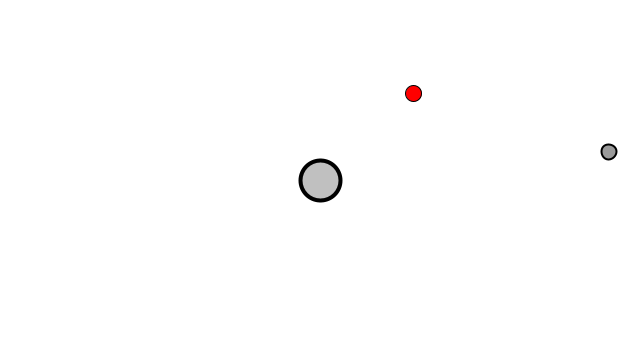
Frame 1 (no input)
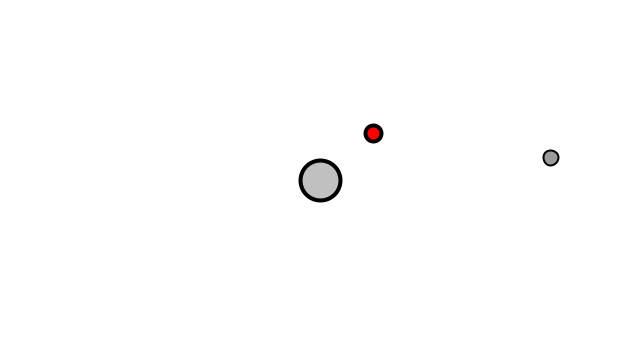
Frame 60 (the mouse pressed at the canvas centre just before this capture)
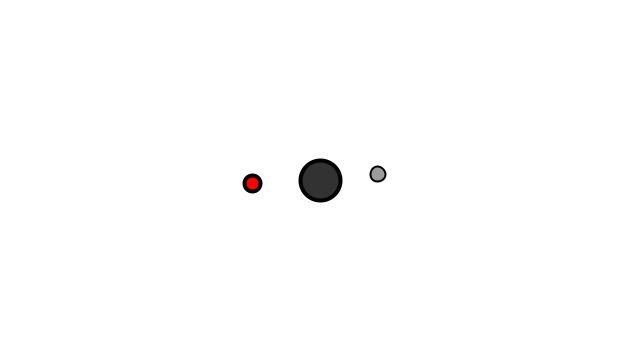
Frame 120 (the mouse held since frame 60 and released just before this capture)

The Processing sketch that drew these frames (run headless with seeded random() and noise(); from frame 60 on, the mouse is pressed at the canvas centre):

// Processing sketch: Ecosystem_Project
// ── Ecosystem_Project.pde
// The Nature of Code
// Daniel Shiffman
// http://natureofcode.com


Earth earth;

Snake snake;
Fly fly;

void setup() {
  size(640, 360);
  snake = new Snake(1, random(0, width), random(0, height));
  fly = new Fly(3, random(0, width), random(0, width));
  earth = new Earth();
}

void draw() {
  background(255);

  PVector snakeForceAttraction = earth.attract(snake);

  PVector flyAttraction = fly.attract(snake);
  snake.applyForce(flyAttraction);
  snake.applyForce(snakeForceAttraction);

  snake.update();
  snake.checkEdges();
  snake.display();
  
  
  
  PVector flyForceAttraction = earth.attract(fly);
  
  fly.applyForce(flyForceAttraction);

  fly.update();
  fly.checkEdges();
  fly.display();
  
  
  earth.drag();
  earth.hover(mouseX,mouseY);
  earth.display();
}  

void mousePressed() {
  earth.clicked(mouseX,mouseY); 
}

void mouseReleased() {
  earth.stopDragging(); 
}




// ── Earth.pde
// The Nature of Code
// Daniel Shiffman
// http://natureofcode.com

// A class for a draggable attractive body in our world

class Earth {
  float mass;    // Mass, tied to size
  float G;       // Gravitational Constant
  PVector location;   // Location
  boolean dragging = false; // Is the object being dragged?
  boolean rollover = false; // Is the mouse over the ellipse?
  PVector dragOffset;  // holds the offset for when object is clicked on

  Earth() {
    location = new PVector(width/2,height/2);
    mass = 20;
    G = 1;
    dragOffset = new PVector(0.0,0.0);
  }

  PVector attract(Mover m) {
    PVector force = PVector.sub(location,m.location);   // Calculate direction of force
    float d = force.mag();                              // Distance between objects
    d = constrain(d,5.0,25.0);                          // Limiting the distance to eliminate "extreme" results for very close or very far objects
    force.normalize();                                  // Normalize vector (distance doesn't matter here, we just want this vector for direction)
    float strength = (G * mass * m.mass) / (d * d);     // Calculate gravitional force magnitude
    force.mult(strength);     // Get force vector --> magnitude * direction
    return force;
  }

  // Method to display
  void display() {
    ellipseMode(CENTER);
    strokeWeight(4);
    stroke(0);
    if (dragging) fill (50);
    else if (rollover) fill(100);
    else fill(175,200);
    ellipse(location.x,location.y,mass*2,mass*2);
  }

  // The methods below are for mouse interaction
  void clicked(int mx, int my) {
    float d = dist(mx,my,location.x,location.y);
    if (d < mass) {
      dragging = true;
      dragOffset.x = location.x-mx;
      dragOffset.y = location.y-my;
    }
  }

  void hover(int mx, int my) {
    float d = dist(mx,my,location.x,location.y);
    if (d < mass) {
      rollover = true;
    } 
    else {
      rollover = false;
    }
  }

  void stopDragging() {
    dragging = false;
  }



  void drag() {
    if (dragging) {
      location.x = mouseX + dragOffset.x;
      location.y = mouseY + dragOffset.y;
    }
  }

}



// ── Fly.pde
class Fly extends Mover {
  
   Fly(float m, float x , float y) {
     super(m, x, y);
    
     topspeed = 2;  
   }
    
  
    void display() {
      stroke(0);
      strokeWeight(2);
      fill(127,200);
      ellipse(location.x,location.y, mass * 5, mass * 5);
    }
}

// ── Mover.pde
class Mover {

  // The Mover tracks location, velocity, and acceleration 
  PVector location;
  PVector velocity;
  PVector acceleration;
  
  // The Mover's maximum speed
  float topspeed;
  
  // gravity properties
  float G;
  float mass;

  Mover(float m, float x , float y) {
    topspeed = 5;
    G = 0.4;
    mass = m;
    
    location = new PVector(x, y);
    velocity = new PVector(0,0);
    acceleration = new PVector(0, 0);
  }

  void update() {        
    velocity.add(acceleration);
    location.add(velocity);
    acceleration.mult(0);
  }
  
  // F = A * M
  // A = F / M
  void applyForce(PVector force) {
    PVector f = PVector.div(force , mass);
    acceleration.add(f);   
  }
  
  // F = G * m1 * m2 * r / r * r
  PVector attract(Mover m) {
    PVector force = PVector.sub(location, m.location);
    float distance = force.mag();
    distance = constrain(distance, 5.0, 25.0);
    
    force.normalize();
    float strength = (G * mass * m.mass) / (distance * distance);
    force.mult(strength);
    return force;
  }



  void checkEdges() {

    if (location.x > width) {
      location.x = 0;
    } 
    else if (location.x < 0) {
      location.x = width;
    }

    if (location.y > height) {
      location.y = 0;
    } 
    else if (location.y < 0) {
      location.y = height;
    }
  }

}



// ── Snake.pde
class Snake extends Mover {
    float theta = 0;
  
   Snake(float m, float x , float y) {
     super(m, x, y);
    
     topspeed = 2;  
   }
   
   
   void hunt(Mover m) {
      PVector force = PVector.sub(location, m.location);
      float distance = force.mag();
      distance = constrain(distance, 5.0, 25.0);
      
      PVector flyTarget = fly.attract(snake);
       
       println(distance);
     
     if(distance > 20)
       this.applyForce(flyTarget);
   }
    
   void display() {
      stroke(0);
      fill(255,0, 0);
      ellipse(location.x,location.y, mass * 16, mass * 16);
   }    
}
